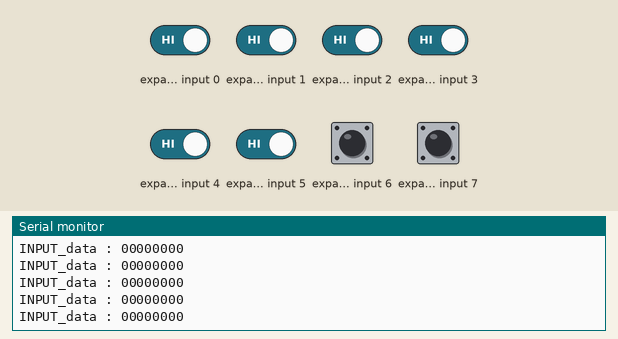
This sketch was run on a simulated ESP8266 (NodeMCU). Parts: the last lines printed to the serial monitor. Wiring (inferred from the names in the program): input shift register (74HC165): load D1; clock D7; serial out D2. Inputs (shaded band) come from the test bench; at power-on: expander input 0–7 HIGH.

Above: at 1.7 s.
1.8 s: expander input 0 driven LOW
At 2.01 s:
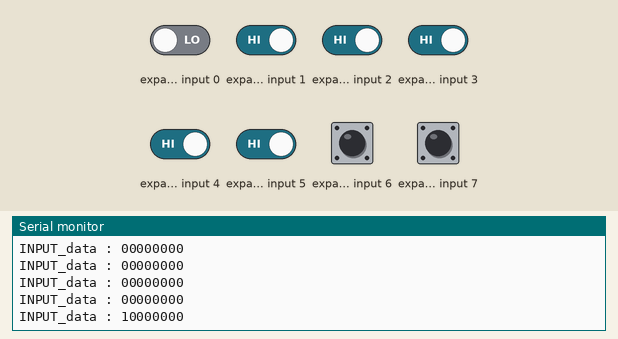
3.3 s: expander input 1 driven LOW
At 3.51 s:
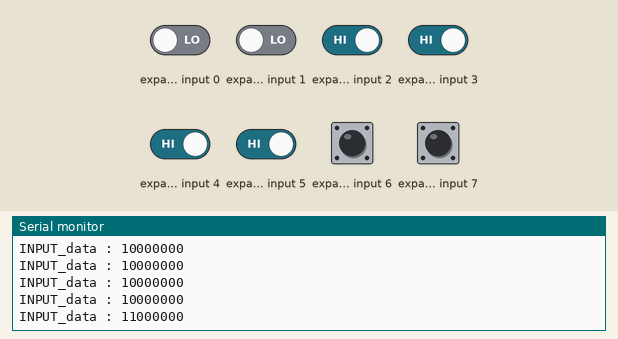
4.8 s: expander input 2 driven LOW
At 5.01 s:
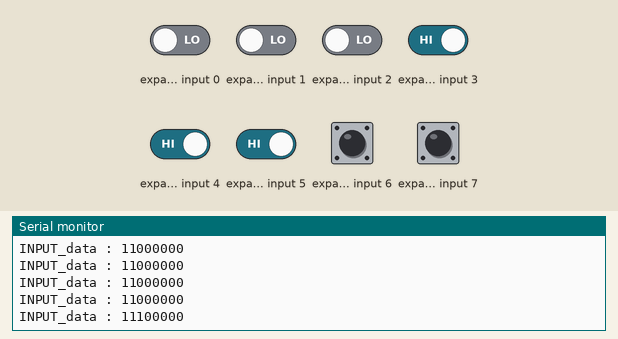
6.3 s: expander input 3 driven LOW
At 6.51 s:
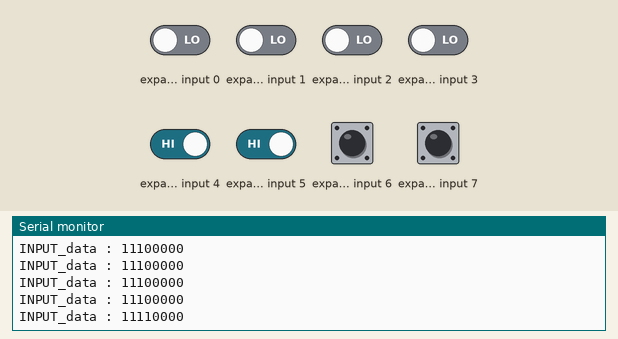
7.8 s: expander input 4 driven LOW
At 8.01 s:
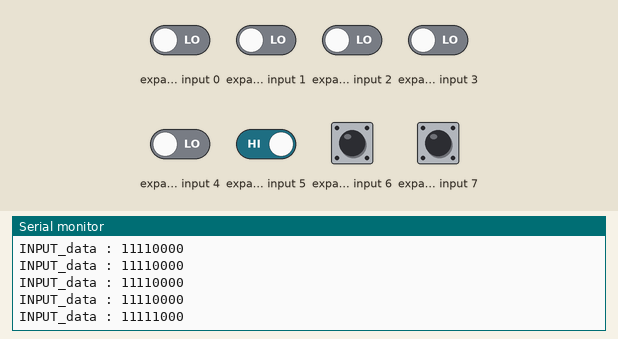
9.3 s: expander input 5 driven LOW
At 9.51 s:
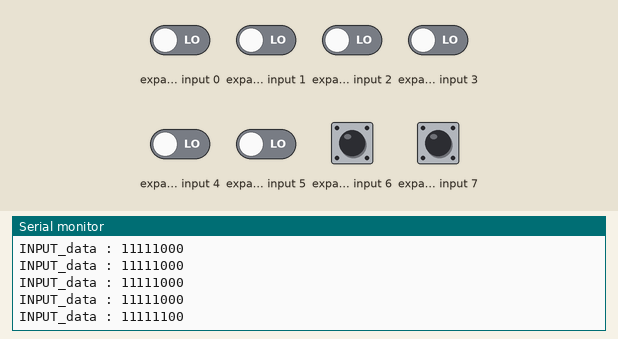
Timing chart, 0 to 11.8 s (numbered marks = the images above; inputs shaded):
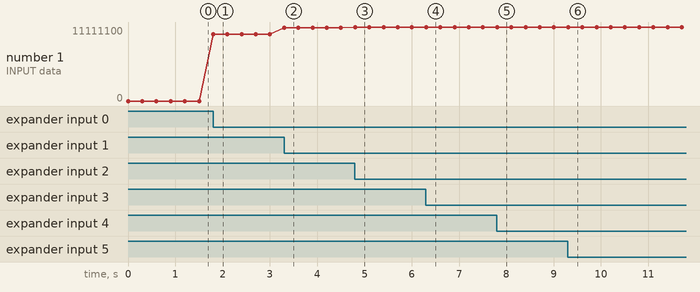

Measured:
- after the input at 1.8 s, the serial monitor: prints a new line at once (image 1)
- after the input at 3.3 s, the serial monitor: prints a new line at once (image 2)
- after the input at 4.8 s, the serial monitor: prints a new line at once (image 3)
- after the input at 6.3 s, the serial monitor: prints a new line at once (image 4)
- after the input at 7.8 s, the serial monitor: prints a new line at once (image 5)
- after the input at 9.3 s, the serial monitor: prints a new line at once (image 6)
- plotted number 1: 0 → 10000000 after the input at 1.8 s, 10000000 → 11000000 after the input at 3.3 s, 11000000 → 11100000 after the input at 4.8 s, 11100000 → 11110000 after the input at 6.3 s, 11110000 → 11111000 after the input at 7.8 s

The sketch:

IC_74HC165_CODE.ino
```cpp
#include "ic_74hc165_switch.h"

void setup() {
  Serial.begin(115200);
  ic_74hc165_setup();
}

void loop()
{
  ic_74hc165_loop();
  ic_74hc165_switch_loop();

  Serial.print("\nINPUT_data : ");
  for(int i = 0 ; i < numBits ; i++ )
  {
   //  Serial.print(input_data[i]);
   bool status = get_switch_status(i+1) ;
   Serial.print( status );
  }

  delay(300); // test parpose only
}
```

ic_74hc165.h
```cpp
#ifndef _IC_74HC165_H
#define _IC_74HC165_H

#include "PIN_CONFIG.h"


#define IC_74HC165_COUNT 1 // connected ic count number ( number of shift registers )

const int dataPin = IC_74HC_165_DATA_PIN;   /* D */
const int clockPin = IC_74HC_165_CLOCK_PIN;  /* CP */
const int latchPin = IC_74HC_165_LATCH_PIN;  /* PL */
/* IC_74HC_165_CE pin will connect to GND */

const int numBits = 8 * IC_74HC165_COUNT ;   /* Set to 8 * number of shift registers */

bool input_data[numBits] = {0};

void ic_74hc165_setup() {

  pinMode(dataPin, INPUT);
  pinMode(clockPin, OUTPUT);
  pinMode(latchPin, OUTPUT);
}


void get_ic_74hc165_inputs()
{
    // Step 1: Sample
  digitalWrite(latchPin, LOW);
  digitalWrite(latchPin, HIGH);

  // Step 2: Shift
  for (int i = ( numBits - 1) ; i >= 0 ; i--) {
    input_data[i] = digitalRead(dataPin);

    digitalWrite(clockPin, HIGH); // Shift out the next bit
    digitalWrite(clockPin, LOW);
  }
}

void ic_74hc165_loop() {

get_ic_74hc165_inputs();

}

bool get_74hc165_pin_state(int pin)
{
  int pin_number = pin - 1;
  bool pin_state = 0;
  if(pin_number < numBits)
  {
    pin_state = input_data[pin_number];
  }
  return pin_state ;
}

int get_74hc165_max_pins()
{
  return numBits ;
}


/*********************************************************************/
#if 0

void setup() {
  Serial.begin(115200);
  ic_74hc165_setup();
}

void loop()
{
  ic_74hc165_loop();
  Serial.print("\nINPUT_data : ");
  for(int i = 0 ; i < numBits ; i++ )
  {
    Serial.print(input_data[i]);
  }

  delay(300);
}

#endif


#endif // _IC_74HC165_H
```

ic_74hc165_switch.h
```cpp
#ifndef _IC_74HC165_SWITCH_H
#define _IC_74HC165_SWITCH_H

#include "ic_74hc165.h"

/* select only one macro  */
#define BUTTON_TOGGLE_HIGH  /* when button give high signal it will togle the switch storage */
//#define BUTTON_TOGGLE_LOW
//#define SWITCH_HIGH
//#define SWITCH_LOW


/* define switches Names with pin numbers */
#if 0
#define MOTOR_ON_SWITCH   1
#define MOTOR_OFF_SWITCH  2
#define AUTOMATIC_SWITCH  3
#define STATUS_SWITCH     4
#endif

extern const int numBits ; // from ic_74hc165.h file
const int max_switch = numBits ;

bool switch_state[max_switch];
bool switch_state_old[max_switch];
bool switch_state_new[max_switch];
bool switch_state_request[max_switch];

#ifdef BUTTON_TOGGLE_HIGH

static void button_status_toggle_high_monitor() // when you press vcc from button
{
  bool ic_pin_state = 0;
  for(int i = 0 ; i < max_switch ; i++ )
  {
    ic_pin_state = get_74hc165_pin_state(i+1);
    if(ic_pin_state == 1 ) { // button pressed
      switch_state_new[i] = 1 ;
    }
    if(ic_pin_state == 0 ) // button released
    {
      if(switch_state_new[i] == 1 )
      {
        bool state = switch_state[i] ;
        if(state == 1){ switch_state[i] = 0 ; }
        else { switch_state[i] = 1; }
        switch_state_new[i] = 0 ;
      }
    }

  }
}
#endif


#ifdef BUTTON_TOGGLE_LOW

static void button_status_toggle_low_monitor() // when you press gnd from button
{
  bool ic_pin_state = 0;
  for(int i = 0 ; i < max_switch ; i++ )
  {
    ic_pin_state = get_74hc165_pin_state(i+1);
    if(ic_pin_state == 0 ) { // button pressed
      switch_state_new[i] = 1 ;
    }
    if(ic_pin_state == 1 ) // button released
    {
      if(switch_state_new[i] == 1 )
      {
        bool state = switch_state[i] ;
        if(state == 1){ switch_state[i] = 0 ; }
        else { switch_state[i] = 1; }
        switch_state_new[i] = 0 ;
      }
    }

  }
}

#endif


#ifdef SWITCH_HIGH

static void switch_status_high_monitor() // switch on state , it will give VCC
{
  bool ic_pin_state = 0;
  for(int i = 0 ; i < max_switch ; i++ )
  {
    ic_pin_state = get_74hc165_pin_state(i+1);
    if(ic_pin_state == 1 ) { // switch on state
     switch_state_new[i] = 1 ; // on
    }
    else if(ic_pin_state == 0 ) { // switch off state
     switch_state_new[i] = 0 ; // off
    }

    if( switch_state_new[i] != switch_state_old[i] )
    {
      switch_state[i] = switch_state_new[i] ;
      switch_state_old[i] = switch_state_new[i];
    }
  }

}

#endif

#ifdef SWITCH_LOW

static void switch_status_low_monitor() // switch on state , it will give GND
{
  bool ic_pin_state = 0;
  for(int i = 0 ; i < max_switch ; i++ )
  {
    ic_pin_state = get_74hc165_pin_state(i+1);
    if(ic_pin_state == 0 ) { // switch on state
     switch_state_new[i] = 1 ; // on
    }
    else if(ic_pin_state == 1 ) { // switch off state
     switch_state_new[i] = 0 ; //off
    }

    if( switch_state_new[i] != switch_state_old[i] )
    {
      switch_state[i] = switch_state_new[i] ;
      switch_state_old[i] = switch_state_new[i];
    }
  }

}

#endif

void clear_switch_status(int button)  // for application
{
  switch_state[button] = 0 ; // 1 on ; 0 off
}

void set_switch_status(int button)  // for application
{
  switch_state[button] = 1 ; // 1 on ; 0 off
}


bool get_switch_status(int pin)  // for application
{
  bool switch_status = 0 ; // off state
  int switch_number = pin - 1;

  if( switch_number < max_switch )
  {
    switch_status = switch_state[switch_number];
  }
return switch_status;
}

byte is_switch_state_changed(int pin)
{
  int pin_num = pin - 1;
  int status = 255 ; // invalid state or switch status not changed.
  if(switch_state_request[pin_num] != switch_state[pin_num])
  {
    status = switch_state[pin_num] ;
    switch_state_request[pin_num] = switch_state[pin_num];
  }

  return status ;
}


void ic_74hc165_switch_loop()
{

#ifdef BUTTON_TOGGLE_HIGH
  button_status_toggle_high_monitor();
#endif

#ifdef BUTTON_TOGGLE_LOW
  button_status_toggle_low_monitor();
#endif

#ifdef SWITCH_HIGH
  switch_status_high_monitor();
#endif

#ifdef SWITCH_LOW
  switch_status_low_monitor();
#endif

}


#endif // _IC_74HC165_SWITCH_H
```

PIN_CONFIG.h
```cpp
#ifndef _PIN_CONFIG_H
#define _PIN_CONFIG_H


#define IC_74HC_165_DATA_PIN D2   /* D */
#define IC_74HC_165_CLOCK_PIN D7  /* CP */
#define IC_74HC_165_LATCH_PIN D1  /* PL */


#endif //_PIN_CONFIG_H
```
